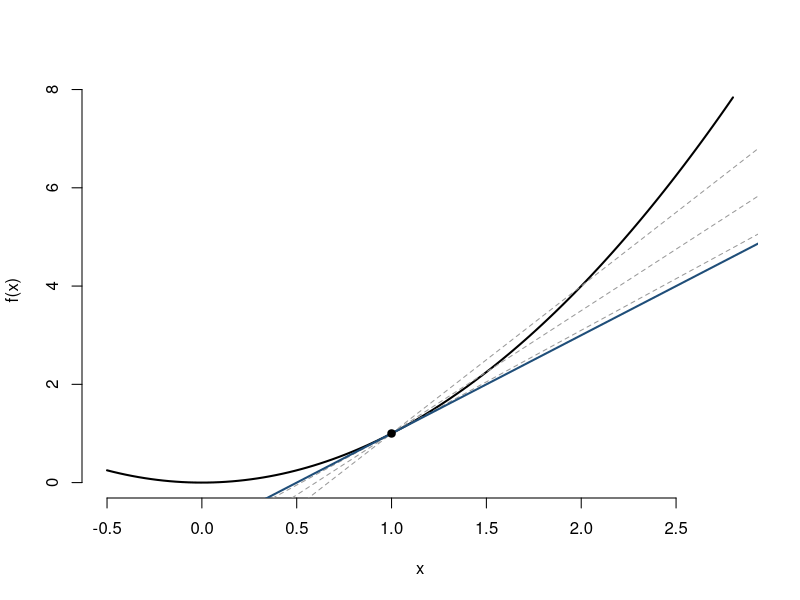

Write R code to recreate this figure.
## ---- chunk 1
#| echo: true
#| fig-height: 4
#| filename: "R · secantes que se acercan a la tangente"
f <- function(x) x^2
a <- 1
hs <- c(1, .5, .1)

curve(f, from = -0.5, to = 2.8, lwd = 2, ylab = "f(x)", bty = "n")
for (i in seq_along(hs)) {
  h <- hs[i]
  m <- (f(a + h) - f(a)) / h
  abline(a = f(a) - m * a, b = m, col = "grey60", lty = 2)
}
abline(a = f(a) - 2 * a, b = 2, col = "#1f4e79", lwd = 2)  # tangente
points(a, f(a), pch = 19)
